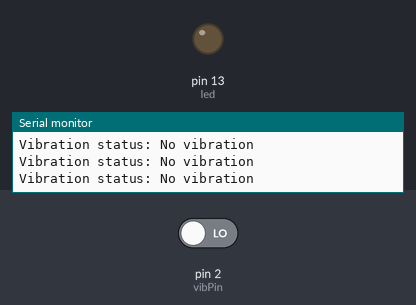
Bench run of a sketch on a simulated Arduino Uno, built with avr-gcc and run on an emulated ATmega328P. On the bench: output pins drawn as LEDs (lit = HIGH), the last lines printed to the serial monitor. The inputs (shaded band) are chosen by the test bench; at power-on: pin 2 (vibPin) LOW.

Above: at 1.2 s.
1.3 s: pin 2 (vibPin) driven HIGH
At 2.5 s:
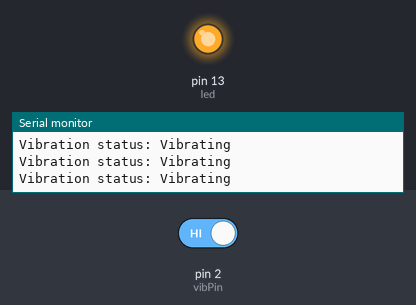
2.8 s: pin 2 (vibPin) driven LOW
At 4.1 s:
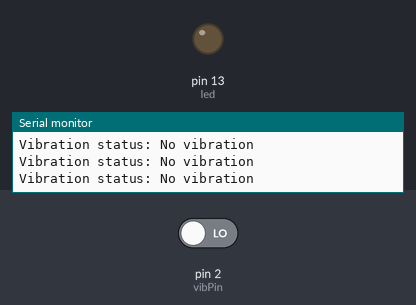
Timing chart, 0 to 5.8 s (numbered marks = the images above; inputs shaded):
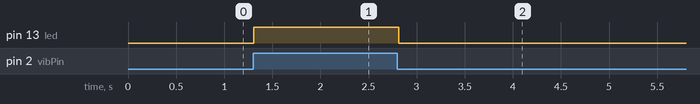

The sketch:

Vibration_sensor.ino
```cpp
// Store pin locations
int vibPin = 2;
int sensorState = 1;
int led = 13;

void setup() {
  pinMode(vibPin, INPUT);
  pinMode(led, OUTPUT);
  Serial.begin(9600);
}

void loop() {
  // Get the state of the sensor
  Serial.print("Vibration status: ");
  sensorState = digitalRead(vibPin); // Display value is only indicated through two interchanging variables

  if(sensorState == 1) {
    // If there is vibration (indicated through the '1' signal), then log the output and light up the LED
    digitalWrite(led, HIGH);
    Serial.println("Vibrating");
  } else {
    // Otherwise, dim the LED and log the result
    digitalWrite(led, LOW);
    Serial.println("No vibration");
  }
  delay(50); // 0.05 sec delay per loop
}
```

Measured:
- after the input at 1.3 s, pin 13 (led): LOW → HIGH at once
- after the input at 2.8 s, pin 13 (led): HIGH → LOW at once
